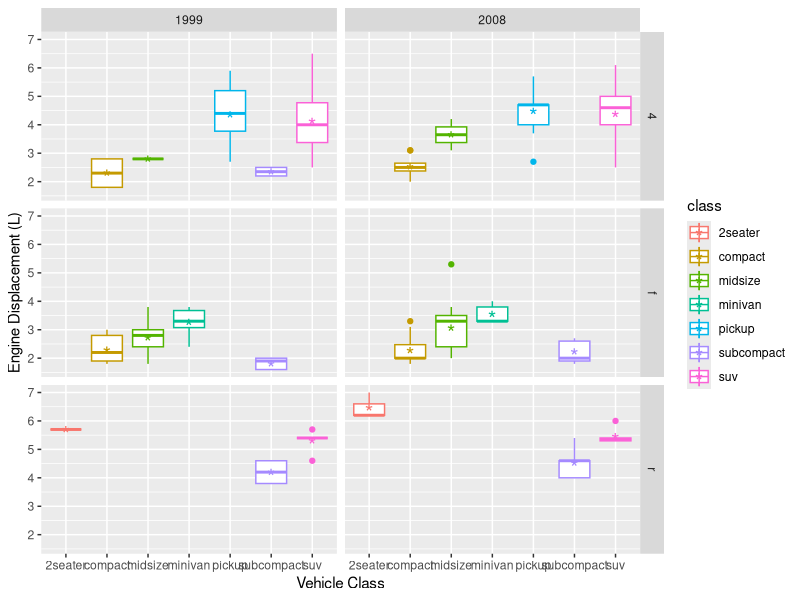
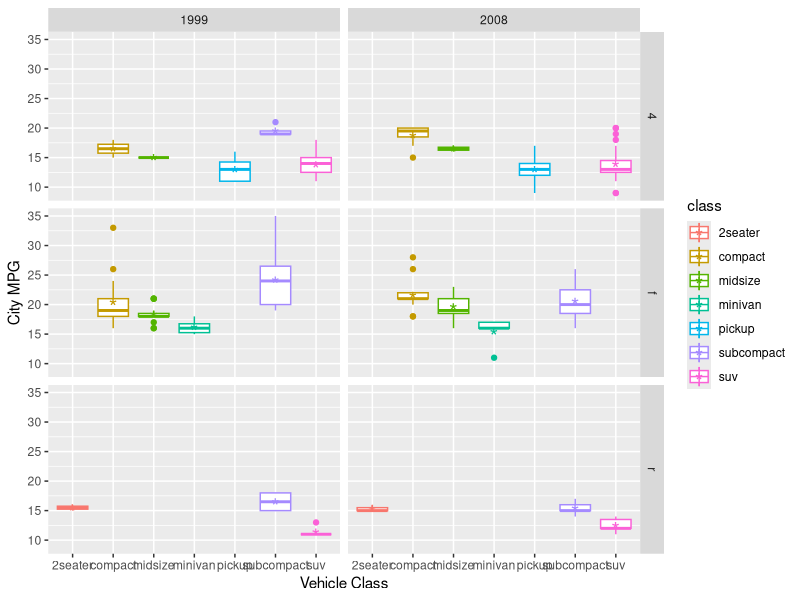
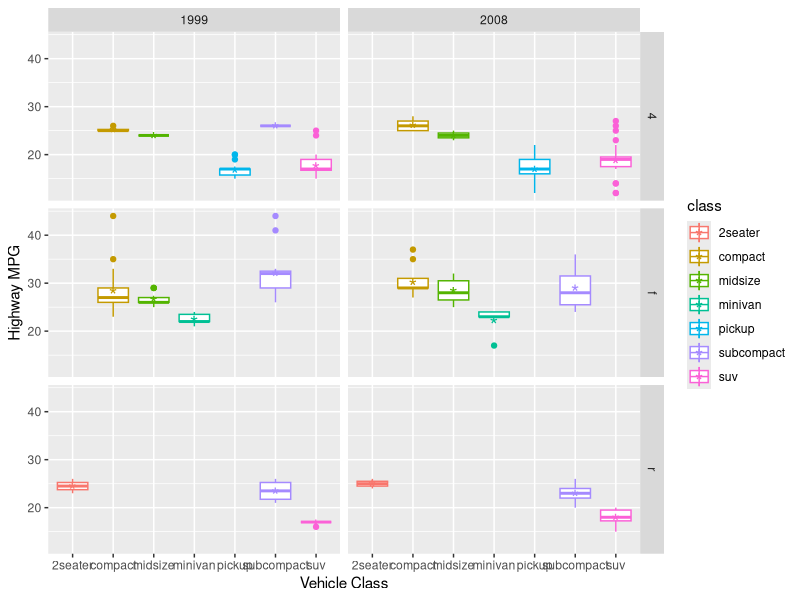

These figures' R source, in order:
library(ggplot2)

?mpg
# make , model , displacement (L), year, cylinders, transmissions, drive (front, rear, 4wd)
# city mpg, hwy mpg, fuel type, class (type)
?qplot
qplot(x = class, y = displ, data = mpg, facets = drv ~ year, xlab = "Vehicle Class",
      ylab = "Engine Displacement (L)",geom="boxplot", color=class) + stat_summary(fun.y = "mean", shape = 42, size=1.25)

qplot(x = class, y = cty, data = mpg, xlab = "Vehicle Class", facets = drv ~ year,
      ylab = "City MPG", geom="boxplot", color=class) + stat_summary(fun.y = "mean", shape = 42, size=1.25)

qplot(x = class, y = hwy, data = mpg, xlab = "Vehicle Class", facets = drv ~ year,
      ylab = "Highway MPG",geom="boxplot", color=class) + stat_summary(fun.y = "mean", shape = 42, size=1.25)
